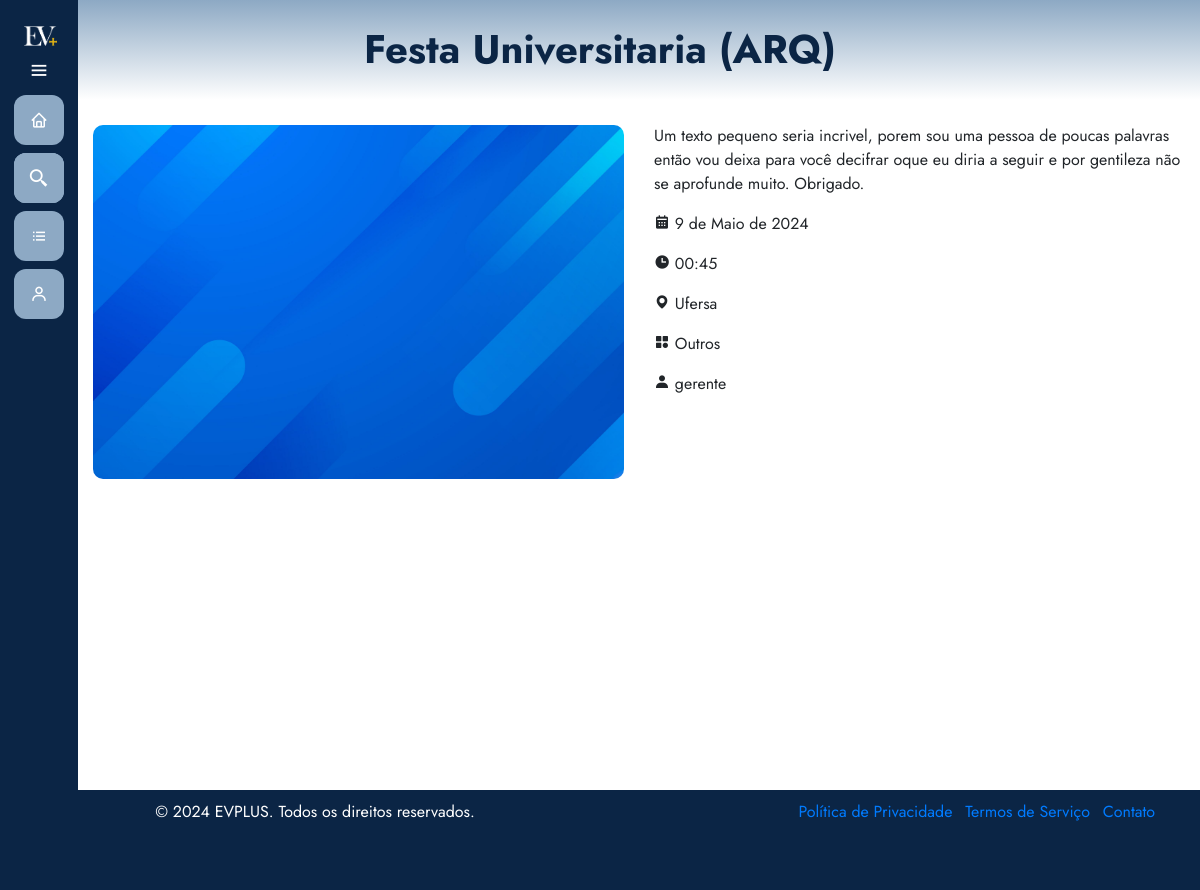
Page /eventos/detalhes/2/ on the earlier database version.
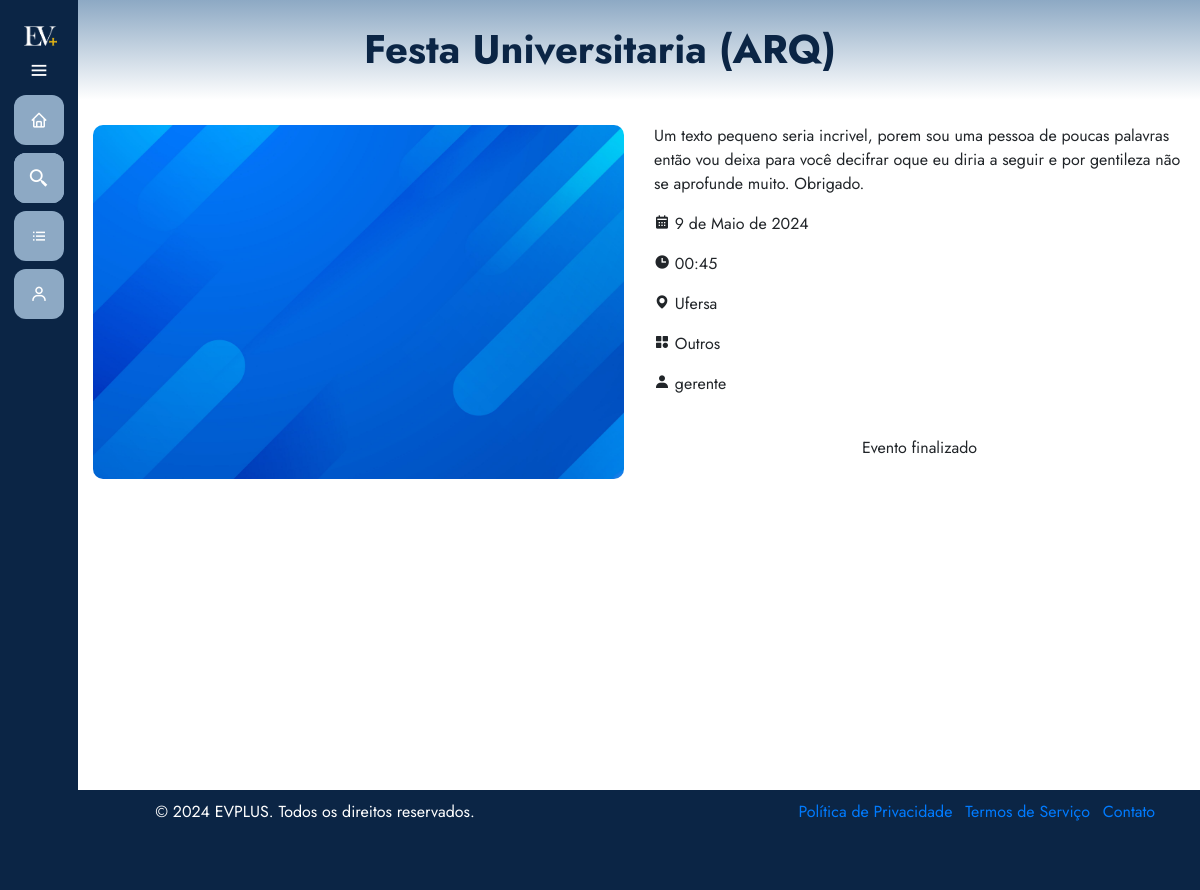
Same page on the later database version.
### eventos/views.py (the view)
# urls.py: path('detalhes/<int:id>/', views.detalhesEvento, name='detalhes_evento'),
def detalhesEvento(request, id):
    exibir_sidebar = True
    evento = Evento.objects.get(id=id)
    usuario = request.user
    ja_inscrito = evento.clients.filter(pk=usuario.pk).exists()
    return render(request, 'visualizarEvento.html', {'evento': evento, 'exibir_sidebar': exibir_sidebar})

### eventos/templates/visualizarEvento.html (shortened to what this page needs)
{% extends 'base.html' %}
{% load static %}
{% block 'head' %}
    <link rel="stylesheet" href="{% static 'eventos/css/visualizarEvento.css' %}">
{% endblock %}
{% block 'dashboard' %}
    <div class="container">
        <div class="row">
            <div class="col-md-6">
                {% if evento.banner %}
                    <img src="{{ evento.banner.url }}" alt="Banner do Evento" class="img-fluid">
                {% else %}
                    <img src="{% static 'images/placeholder10.jpg' %}" alt="Banner do Evento" class="img-fluid">
                {% endif %}
            </div>
            <div class="col-md-6">
                <div class="row mt-4">
                    <div class="col-md-12">
                        <p>{{ evento.description }}</p>
                        <p><i class='bx bxs-calendar'></i> {{ evento.date }}</p>
                        <p><i class='bx bxs-time'></i> {{ evento.time }}</p>
                        <p><i class='bx bxs-map'></i> {{ evento.local }}</p>
                        <p><i class='bx bxs-category'></i> {{ evento.category }}</p>
                        <p><i class='bx bxs-user'></i> {{ evento.user }}</p>
                    </div>
                </div>
                {% if evento.finalizado %}
                    <div class="text-center mt-4">
                        <p>Evento finalizado</p>
                    </div>
                {% endif %}
            </div>
        </div>
    </div>
{% endblock %}

Differences in the rows shown:
changed Evento "Ufersa": finalizado False → True (drawn)
Other differences:
text now shown: "Evento finalizado"
